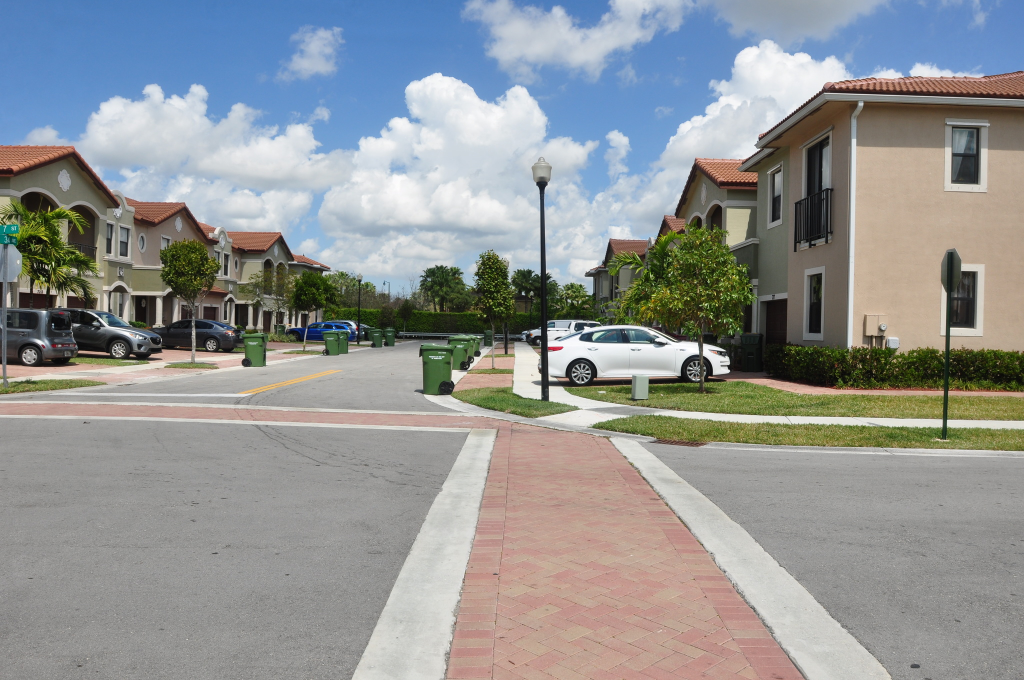
#> input picture uploads/image_0.jpg, 2048 x 1360 px (shown at 1/2 size)
$ python main_org.py --input uploads
#> lines starting #> are read from the running program, lines starting #| are printed output that depends on the picture
### utils.py
from imutils import paths
import cv2
import numpy as np


def loadImages(path, resize):
    """Load Images from path to array, @param path is the folder which containing images, @param resize is True
    if image is halved in size, otherwise is False"""
#> called with path = 'uploads', resize = 0
    image_path = sorted(list(paths.list_images(path)))
    list_image = []
    for _, j in enumerate(image_path):
        image = cv2.imread(j)
#> image is the input picture: shape (1360, 2048, 3); mean B, G, R 148.5, 148.2, 145.4
        if resize == 1:
            image = cv2.resize(
                image, (int(image.shape[1] / 4), int(image.shape[0] / 4))
            )
        list_image.append(image)
    return list_image


# [28 lines left out: functions trim, padding, not called in this run]

### stitch.py
import cv2
import numpy as np
import features


def blendingMask(height, width, barrier, smoothing_window, left_biased=True):
    assert barrier < width
    mask = np.zeros((height, width))

    offset = int(smoothing_window / 2)
    try:
        if left_biased:
            mask[:, barrier - offset : barrier + offset + 1] = np.tile(
                np.linspace(1, 0, 2 * offset + 1).T, (height, 1)
            )
            mask[:, : barrier - offset] = 1
        else:
            mask[:, barrier - offset : barrier + offset + 1] = np.tile(
                np.linspace(0, 1, 2 * offset + 1).T, (height, 1)
            )
            mask[:, barrier + offset :] = 1
    except BaseException:
        if left_biased:
            mask[:, barrier - offset : barrier + offset + 1] = np.tile(
                np.linspace(1, 0, 2 * offset).T, (height, 1)
            )
            mask[:, : barrier - offset] = 1
        else:
            mask[:, barrier - offset : barrier + offset + 1] = np.tile(
                np.linspace(0, 1, 2 * offset).T, (height, 1)
            )
            mask[:, barrier + offset :] = 1

    return cv2.merge([mask, mask, mask])


def panoramaBlending(dst_img_rz, src_img_warped, width_dst, side, showstep=False):
    """Given two aligned images @dst_img and @src_img_warped, and the @width_dst is width of dst_img
    before resize, that indicates where there is the discontinuity between the images,
    this function produce a smoothed transient in the overlapping.
    @smoothing_window is a parameter that determines the width of the transient
    left_biased is a flag that determines whether it is masked the left image,
    or the right one"""

    h, w, _ = dst_img_rz.shape
    smoothing_window = int(width_dst / 8)
    barrier = width_dst - int(smoothing_window / 2)
    mask1 = blendingMask(
        h, w, barrier, smoothing_window=smoothing_window, left_biased=True
    )
    mask2 = blendingMask(
        h, w, barrier, smoothing_window=smoothing_window, left_biased=False
    )

    if showstep:
        nonblend = src_img_warped + dst_img_rz
    else:
        nonblend = None
        leftside = None
        rightside = None

    if side == "left":
        dst_img_rz = cv2.flip(dst_img_rz, 1)
        src_img_warped = cv2.flip(src_img_warped, 1)
        dst_img_rz = dst_img_rz * mask1
        src_img_warped = src_img_warped * mask2
        pano = src_img_warped + dst_img_rz
        pano = cv2.flip(pano, 1)
        if showstep:
            leftside = cv2.flip(src_img_warped, 1)
            rightside = cv2.flip(dst_img_rz, 1)
    else:
        dst_img_rz = dst_img_rz * mask1
        src_img_warped = src_img_warped * mask2
        pano = src_img_warped + dst_img_rz
        if showstep:
            leftside = dst_img_rz
            rightside = src_img_warped

    return pano, nonblend, leftside, rightside


def warpTwoImages(src_img, dst_img, showstep=False):

    # generate Homography matrix
    H, _ = features.generateHomography(src_img, dst_img)

    # get height and width of two images
    height_src, width_src = src_img.shape[:2]
    height_dst, width_dst = dst_img.shape[:2]

    # extract conners of two images: top-left, bottom-left, bottom-right, top-right
    pts1 = np.float32(
        [[0, 0], [0, height_src], [width_src, height_src], [width_src, 0]]
    ).reshape(-1, 1, 2)
    pts2 = np.float32(
        [[0, 0], [0, height_dst], [width_dst, height_dst], [width_dst, 0]]
    ).reshape(-1, 1, 2)

    try:
        # aply homography to conners of src_img
        pts1_ = cv2.perspectiveTransform(pts1, H)
        pts = np.concatenate((pts1_, pts2), axis=0)

        # find max min of x,y coordinate
        [xmin, ymin] = np.int64(pts.min(axis=0).ravel() - 0.5)
        [_, ymax] = np.int64(pts.max(axis=0).ravel() + 0.5)
        t = [-xmin, -ymin]

        # top left point of image which apply homography matrix, which has x coordinate < 0, has side=left
        # otherwise side=right
        # source image is merged to the left side or right side of destination image
        if pts[0][0][0] < 0:
            side = "left"
            width_pano = width_dst + t[0]
        else:
            width_pano = int(pts1_[3][0][0])
            side = "right"
        height_pano = ymax - ymin

        # Translation
        # https://stackoverflow.com/a/20355545
        Ht = np.array([[1, 0, t[0]], [0, 1, t[1]], [0, 0, 1]])
        src_img_warped = cv2.warpPerspective(
            src_img, Ht.dot(H), (width_pano, height_pano)
        )
        # generating size of dst_img_rz which has the same size as src_img_warped
        dst_img_rz = np.zeros((height_pano, width_pano, 3))
        if side == "left":
            dst_img_rz[t[1] : height_src + t[1], t[0] : width_dst + t[0]] = dst_img
        else:
            dst_img_rz[t[1] : height_src + t[1], :width_dst] = dst_img

        # blending panorama
        pano, nonblend, leftside, rightside = panoramaBlending(
            dst_img_rz, src_img_warped, width_dst, side, showstep=showstep
        )

        # croping black region
        pano = crop(pano, height_dst, pts)
        return pano, nonblend, leftside, rightside
    except BaseException:
        raise Exception("Please try again with another image set!")


def multiStitching(list_images):
    """assume that the list_images was supplied in left-to-right order, choose middle image then
    divide the array into 2 sub-arrays, left-array and right-array. Stiching middle image with each
    image in 2 sub-arrays. @param list_images is The list which containing images, @param smoothing_window is
    the value of smoothy side after stitched, @param output is the folder which containing stitched image
    """
    n = int(len(list_images) / 2 + 0.5)
    left = list_images[:n]
    right = list_images[n - 1 :]
    right.reverse()
    while len(left) > 1:
        dst_img = left.pop()
        src_img = left.pop()
        left_pano, _, _, _ = warpTwoImages(src_img, dst_img)
        left_pano = left_pano.astype("uint8")
        left.append(left_pano)

    while len(right) > 1:
        dst_img = right.pop()
        src_img = right.pop()
        right_pano, _, _, _ = warpTwoImages(src_img, dst_img)
        right_pano = right_pano.astype("uint8")
        right.append(right_pano)

    # if width_right_pano > width_left_pano, Select right_pano as destination. Otherwise is left_pano
    if right_pano.shape[1] >= left_pano.shape[1]:
        fullpano, _, _, _ = warpTwoImages(left_pano, right_pano)
    else:
        fullpano, _, _, _ = warpTwoImages(right_pano, left_pano)
    return fullpano


def crop(panorama, h_dst, conners):
    """crop panorama based on destination.
    @param panorama is the panorama
    @param h_dst is the hight of destination image
    @param conner is the tuple which containing 4 conners of warped image and
    4 conners of destination image"""
    # find max min of x,y coordinate
    [xmin, ymin] = np.int32(conners.min(axis=0).ravel() - 0.5)
    t = [-xmin, -ymin]
    conners = conners.astype(int)

    # conners[0][0][0] is the X coordinate of top-left point of warped image
    # If it has value<0, warp image is merged to the left side of destination image
    # otherwise is merged to the right side of destination image
    if conners[0][0][0] < 0:
        n = abs(-conners[1][0][0] + conners[0][0][0])
        panorama = panorama[t[1] : h_dst + t[1], n:, :]
    else:
        if conners[2][0][0] < conners[3][0][0]:
            panorama = panorama[t[1] : h_dst + t[1], 0 : conners[2][0][0], :]
        else:
            panorama = panorama[t[1] : h_dst + t[1], 0 : conners[3][0][0], :]
    return panorama

### features.py
import cv2
import numpy as np


def findAndDescribeFeatures(image, opt="ORB"):
    """find and describe features of @image,
        if opt='SURF', SURF algorithm is used.
        if opt='SIFT', SIFT algorithm is used.
        if opt='ORB', ORB algorithm is used.
        @Return keypoints and features of img"""
    # Getting gray image
    grayImage = cv2.cvtColor(image, cv2.COLOR_BGR2GRAY)

    if opt == "SURF":
        md = cv2.xfeatures2d.SURF_create()
    if opt == "ORB":
        md = cv2.ORB_create(nfeatures=3000)
    if opt == "SIFT":
        md = cv2.xfeatures2d.SIFT_create()
    # Find interest points and Computing features.
    keypoints, features = md.detectAndCompute(grayImage, None)
    # Converting keypoints to numbers.
    # keypoints = np.float32(keypoints)
    features = np.float32(features)
    return keypoints, features


def matchFeatures(featuresA, featuresB, ratio=0.75, opt="FB"):
    """matching features beetween 2 @features.
         If opt='FB', FlannBased algorithm is used.
         If opt='BF', BruteForce algorithm is used.
         @ratio is the Lowe's ratio test.
         @return matches"""
    if opt == "BF":
        featureMatcher = cv2.DescriptorMatcher_create("BruteForce")
    if opt == "FB":
        # featureMatcher = cv2.DescriptorMatcher_create("FlannBased")
        FLANN_INDEX_KDTREE = 0
        index_params = dict(algorithm=FLANN_INDEX_KDTREE, trees=5)
        search_params = dict(checks=50)
        featureMatcher = cv2.FlannBasedMatcher(index_params, search_params)

    # performs k-NN matching between the two feature vector sets using k=2
    # (indicating the top two matches for each feature vector are returned).
    matches = featureMatcher.knnMatch(featuresA, featuresB, k=2)

    # store all the good matches as per Lowe's ratio test.
    good = []
    for m, n in matches:
        if m.distance < ratio * n.distance:
            good.append(m)
    if len(good) > 4:
        return good
    raise Exception("Not enought matches")


def generateHomography(src_img, dst_img, ransacRep=5.0):
    """@Return Homography matrix, @param src_img is the image which is warped by homography,
        @param dst_img is the image which is choosing as pivot, @param ratio is the David Lowe’s ratio,
        @param ransacRep is the maximum pixel “wiggle room” allowed by the RANSAC algorithm
        """

    src_kp, src_features = findAndDescribeFeatures(src_img)
    dst_kp, dst_features = findAndDescribeFeatures(dst_img)

    good = matchFeatures(src_features, dst_features)

    src_points = np.float32([src_kp[m.queryIdx].pt for m in good]).reshape(-1, 1, 2)
    dst_points = np.float32([dst_kp[m.trainIdx].pt for m in good]).reshape(-1, 1, 2)

    H, mask = cv2.findHomography(src_points, dst_points, cv2.RANSAC, ransacRep)
    matchesMask = mask.ravel().tolist()
    return H, matchesMask


# [16 lines left out: functions drawKeypoints, drawMatches, not called in this run]

### main_org.py
import cv2
import stitch
import utils
import timeit
import argparse
import os

# construct the argument parse and parse the arguments
ap = argparse.ArgumentParser()
ap.add_argument("-i", "--input", required=True, help="path to input directory")
ap.add_argument("-o", "--output", required=False, help="path to output directory")
ap.add_argument("-r", "--resize", type=int, default=0, help="enter 1 to resize the resolution to 4x lower.")
args = vars(ap.parse_args())

# caculate execution time
print("Processing....")
start = timeit.default_timer()

# load images
list_images = utils.loadImages(args["input"], args["resize"])
#> list_images = 2 items

# create panorama, default using ORB with nfeatures=3000, u can change to SIFT, SURF in features.py or add some argument
panorama = stitch.multiStitching(list_images)
#> in multiStitching, `n = int(len(list_images) / 2 + 0.5)`: n = 1
#> in multiStitching, `left = list_images[:n]`: left = 1 item
#> in multiStitching, `right = list_images[n - 1 :]`: right = 2 items
#> the loop in multiStitching, `while len(right) > 1:` made 1 pass
#> (height_src in warpTwoImages, width_src in warpTwoImages, height_dst in warpTwoImages) on pass 1: (1360, 2048, 1360)
#> pass 1, in findAndDescribeFeatures, `grayImage = cv2.cvtColor(image, cv2.COLOR_BGR2GRAY)`:
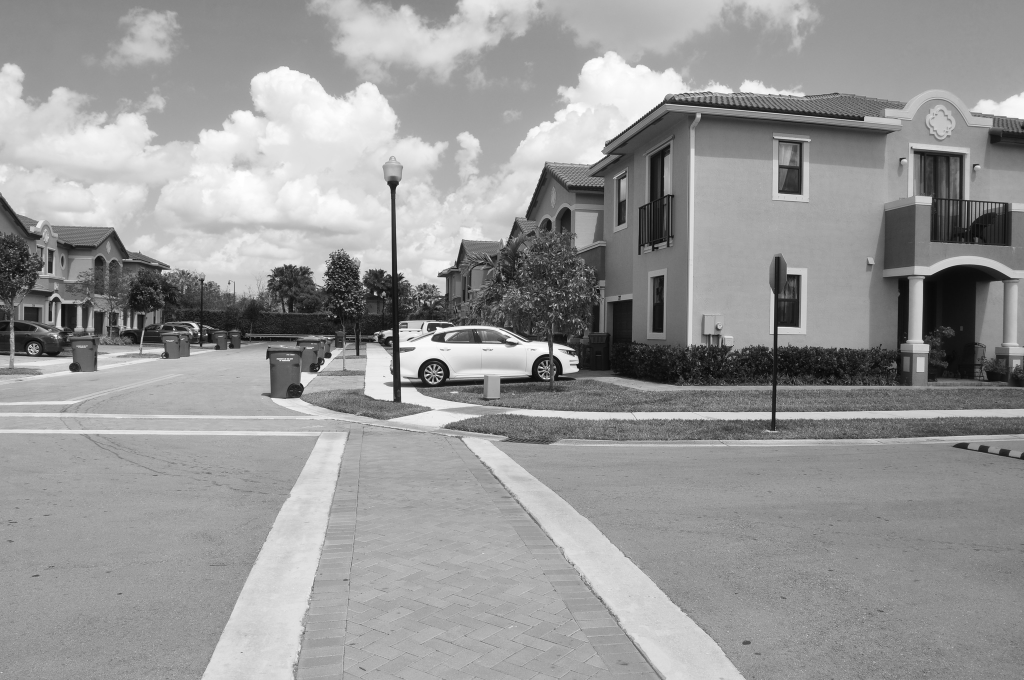
#> grayImage: shape (1360, 2048) (shown at 1/2 size); min 4, max 255, mean 151.5
#> pass 1, in findAndDescribeFeatures (call 2), `grayImage = cv2.cvtColor(image, cv2.COLOR_BGR2GRAY)`:
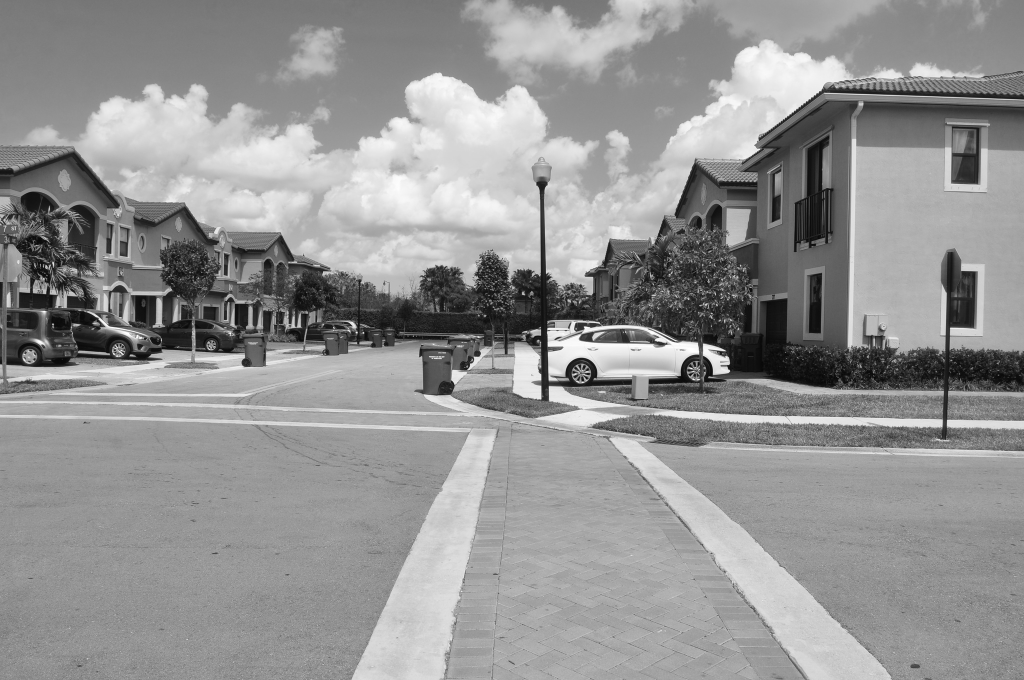
#> grayImage: shape (1360, 2048) (shown at 1/2 size); min 1, max 255, mean 147.4
#> pass 1, in warpTwoImages, `src_img_warped = cv2.warpPerspective( src_img, Ht.dot(H), (width_pano,..`:
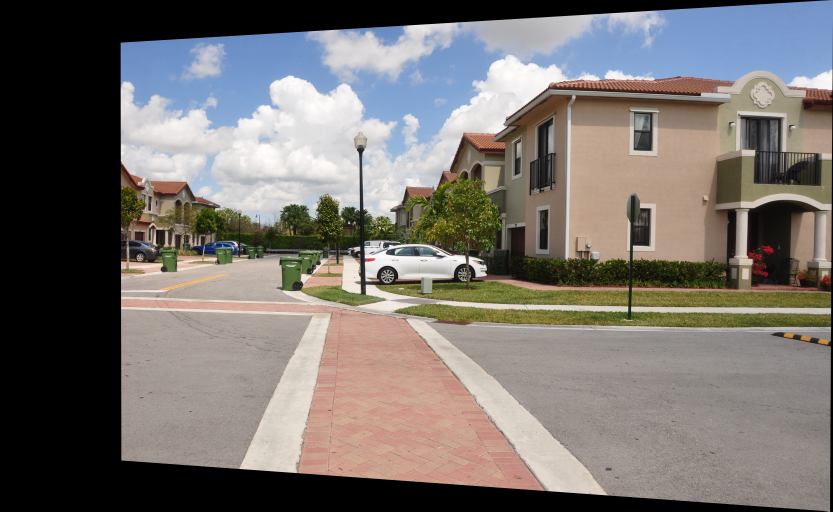
#> src_img_warped: shape (1534, 2498, 3) (shown at 1/3 size); mean B, G, R 110.8, 114.5, 119.5
#> pass 1, in panoramaBlending, `mask1 = blendingMask( h, w, barrier, smoothing_window=smoothing_window..`:
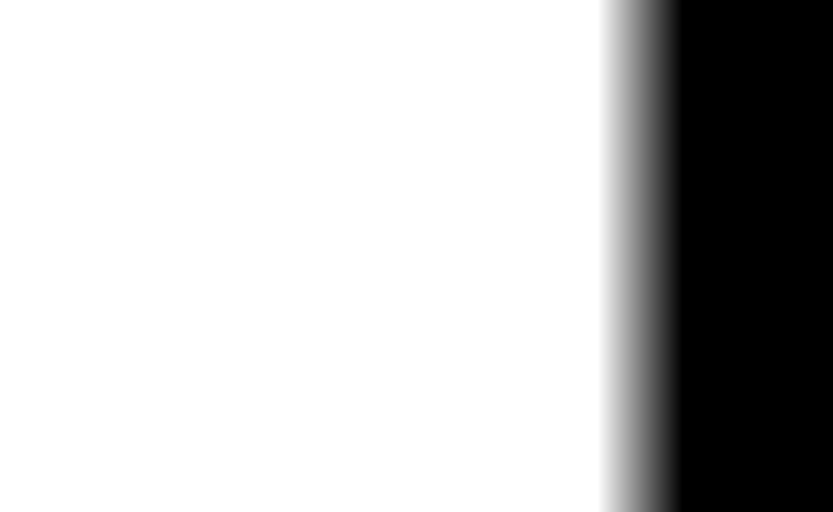
#> mask1: shape (1534, 2498, 3) float64 (shown at 1/3 size); min 0, max 1, mean 0.769
#> after the loop in multiStitching, `while len(right) > 1:`: right = 1 item
#> (the run stopped early here; a loop or call above may not have finished)
